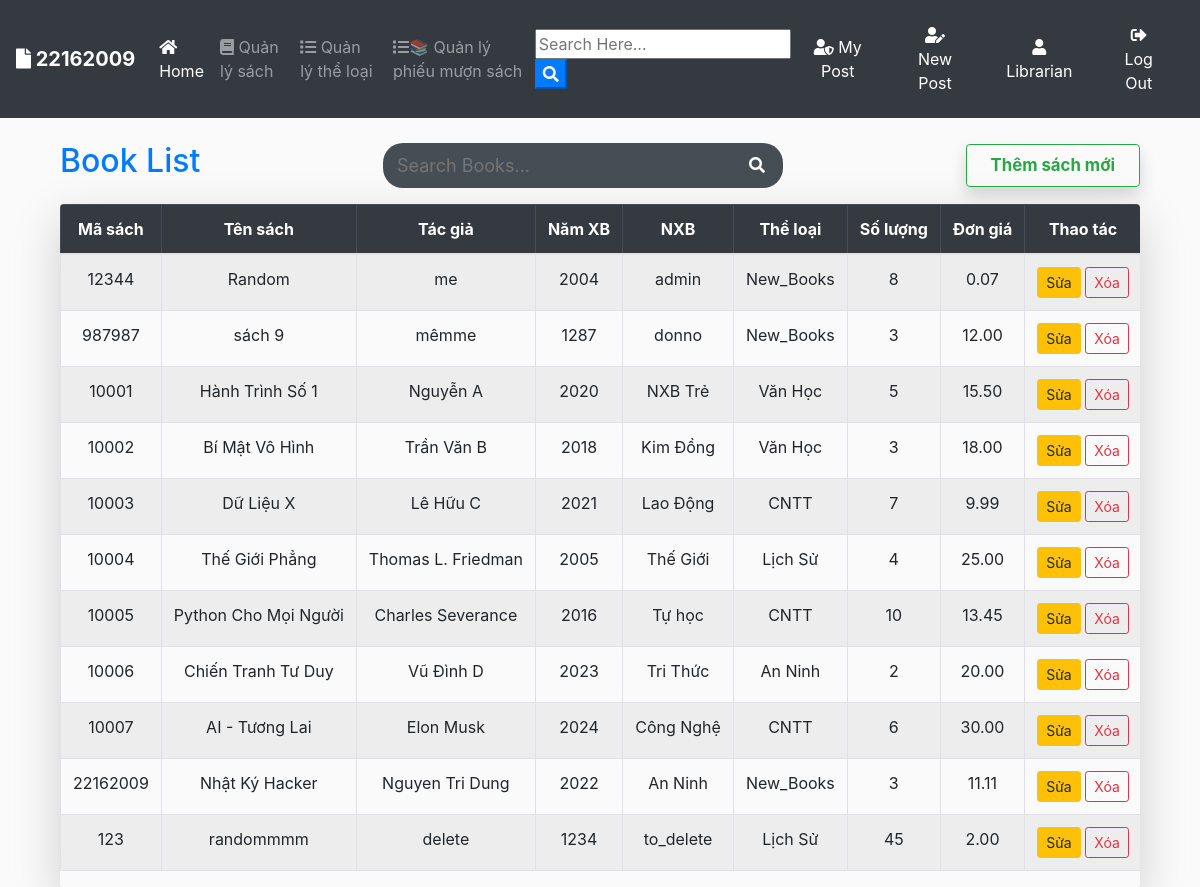
Page /book/books/ (signed in) on the committed database.
### users/models.py (models this page shows, shortened)
class CustomUser(AbstractUser):
    role = models.ForeignKey(Role, on_delete=models.SET_NULL, null=True)
    def __str__(self):
        return self.username
    def default_role():
        return Role.objects.get_or_create(name='Normal')[0]
    """ Mô hình người dùng tùy chỉnh """
    email = models.EmailField(unique=True)
    phone_number = models.CharField(max_length=15, unique=True, null=True, blank=True)  # Cho phép trống
    objects = CustomUserManager()  # Sử dụng CustomUserManager
    role = models.ForeignKey(Role, on_delete=models.SET_NULL, null=True, blank=True, default=default_role)

### books/models.py (models this page shows, shortened)
class Book(models.Model):
    code = models.CharField(max_length=20, unique=True)  # Mã số sách
    title = models.CharField(max_length=200)             # Tên sách
    author = models.CharField(max_length=100)            # Tác giả
    year = models.PositiveIntegerField()                 # Năm xuất bản
    publisher = models.CharField(max_length=100)         # Nhà xuất bản
    category = models.ForeignKey(Category, on_delete=models.SET_NULL, null=True)
    description = models.TextField(blank=True)           # Mô tả
    quantity = models.PositiveIntegerField()             # Số lượng
    price = models.DecimalField(max_digits=10, decimal_places=2)  # Đơn giá

class Category(models.Model):
    name = models.CharField(max_length=100)
    description = models.TextField(blank=True)

### books/views.py (the view)
# urls.py: path('books/', views.book_list, name='book_list'),
@user_passes_test(is_librarian)
def book_list(request):
    books = Book.objects.all()
    return render(request, 'books/book_list.html', {'books': books})

### books/views.py (called while the page is built)
def is_librarian(user):
    return hasattr(user, 'role') and user.role.name == 'Librarian'

### books/templates/books/book_list.html
{% extends "blog/base.html" %}
{% load static %}
{% block content %}
<link rel="stylesheet" href="{% static 'blog/table.css' %}">
<link rel="stylesheet" href="{% static 'blog/search_box.css' %}">
<div class="container mt-4">
  <div class="d-flex justify-content-between align-items-center mb-3">
    <h2 class="fw-bold text-primary">Book List</h2>
    <form id="searchform" action="{% url 'search_book' %}" method="get" class="search-box">
      <input type="text" name="q" type="text" value="{{ request.GET.q }}" placeholder="Search Books..." />
      <button type="button" onclick="searchform.submit()" class=" text-white my-color btn-primary"><i class="fa fa-search"></i></button>
    </form>
    <a href="{% url 'add_book' %}" class="btn btn-outline-success big-center-btn">Thêm sách mới</a>
  </div>
  <div class="table-responsive shadow-lg rounded">
    <table border="3" cellpadding="12" cellspacing="0"  class="table table-bordered table-striped align-middle text-center" >
      <thead class="table-dark">
        <tr>
          <th>Mã sách</th>
          <th>Tên sách</th>
          <th>Tác giả</th>
          <th>Năm XB</th>
          <th>NXB</th>
          <th>Thể loại</th>
          <th>Số lượng</th>
          <th>Đơn giá</th>
          <th>Thao tác</th>
        </tr>
      </thead>
      <tbody>
        {% for book in books %}
        <tr>
          <td>{{ book.code }}</td>
          <td>{{ book.title }}</td>
          <td>{{ book.author }}</td>
          <td>{{ book.year }}</td>
          <td>{{ book.publisher }}</td>
          <td>{{ book.category.name }}</td>
          <td>{{ book.quantity }}</td>
          <td>{{ book.price }}</td>
          <td>
            <a href="{% url 'edit_book' book.id %}" class="btn btn-sm btn-warning">Sửa</a>
            <a href="{% url 'delete_book' book.id %}" class="btn btn-sm btn-outline-danger" onclick="return confirm('Xóa sách này?');">Xóa</a>
          </td>
        </tr>
        {% empty %}
        <tr>
          <td colspan="9" class="text-center">Chưa có sách nào.</td>
        </tr>
        {% endfor %}
      </tbody>
    </table>
  </div>
</div>
{% endblock %}

### blog/templates/blog/base.html (shortened to what this page needs)
{% load static %}
<!doctype html>
<html lang="en">
  <head>
    <link rel="stylesheet" href="https://stackpath.bootstrapcdn.com/bootstrap/4.3.1/css/bootstrap.min.css">
    <link rel="stylesheet" href="https://use.fontawesome.com/releases/v5.8.1/css/all.css" >
    <link rel="stylesheet" href="{% static 'blog/test.css' %}">
</head>
  <body>
        <nav class="navbar navbar-expand-lg navbar-dark bg-dark">
                <a class="navbar-brand font-weight-bold" href="{% url 'blog-home' %}"><i class="fas fa-file"></i> 22162009</a>
                <div class="collapse navbar-collapse" id="navbarSupportedContent">
                  <ul class="navbar-nav mr-auto">
                    <li class="nav-item active">
                      <a class="nav-link" href="{% url 'blog-home' %}"><i class="fas fa-home"></i> Home <span class="sr-only">(current)</span></a>
                    </li>
                  </ul>
                  <ul class="navbar-nav mr-auto">
                    {% if user.is_authenticated and user.role.name == "Librarian" %}
                      <li class="nav-item">
                        <a class="nav-link" href="{% url 'book_list' %}"><i class="fas fa-book"></i> Quản lý sách</a>
                      </li>
                      <li class="nav-item">
                        <a class="nav-link" href="{% url 'category_list' %}"><i class="fas fa-list"></i> Quản lý thể loại</a>
                      </li>
                    {% endif %}
                    {% if user.is_authenticated and user.role.name in 'Staff,Teacher,Librarian' %}
                      <li class="nav-item"><a class="nav-link" href="{% url 'borrow_slip_list' %}"><i class="fas fa-list"></i>📚 Quản lý phiếu mượn sách</a></li>
                    {% endif %}
                  </ul>
                  <form id="searchform" action="{% url 'search' %}" method="get">
                    <input type="text" name="q" type="text" value="{{ request.GET.q }}" placeholder="Search Here..." />
                    <button type="button" onclick="searchform.submit()" class=" text-white my-color btn-primary"><i class="fa fa-search"></i></button>
                  </form>
                    {% if user.is_authenticated %}
                    <a href="{% url 'user-posts' user %}" class="btn text-white m-2"><i class="fas fa-user-shield"></i> My Post</a>
                    <a href="{% url 'post-create' %} " class="btn text-white m-2"><i class="fas fa-user-edit"></i> New Post</a>
                    <a href="{% url 'profile' %} " class="btn text-white m-2"><i class="fas fa-user"></i> {{ user.username }}</a>
                    <a href="{% url 'login' %} " class="btn text-white m-2"><i class="fas fa-sign-out-alt"></i> Log Out</a>
                    {% else %}
                    <a href="{% url 'login' %} " class="btn text-white m-2"><i class="fas fa-user-tie"></i> Log In</a>
                    <a href="{% url 'register' %} " class="btn text-white m-2"> <i class="fas fa-sign-in-alt"></i> Sign Up</a>
                    {% endif %}
                </div>
              </nav>
      <div class="container my-bg">
    {% block content %}
    {% endblock  %}
</div>
  </body>
</html>

### blog/static/blog/test.css (style rules this page uses)
body { background: #fafafa; color: #333333; margin-top: 0; }
h1, h2, h3, h4, h5, h6 { color: #444444; }
ul { margin: 0; }
.d-flex { display: flex; }

### blog/static/blog/table.css (style rules this page uses)
html, body, .intro { height: 100%; }
table td, table th { text-overflow: ellipsis; white-space: nowrap; overflow: hidden; }
thead th { color: #fff; }
thead { top: 0; position: sticky; z-index: 1; background-color: #666363; }
.big-center-btn { display: flex; align-items: center; justify-content: center; font-weight: bold; font-size: 1.05rem; padding: 0.5rem 1.5rem; box-shadow: 0 0.5rem 1rem rgba(0,0,0,0.15); }

### blog/static/blog/search_box.css (style rules this page uses)
.search-box { display: flex; align-items: center; background-color: #454d55; border-radius: 20px; padding: 8px 12px; width: 100%; max-width: 400px; margin: 0 auto; position: relative; }
.search-box input[type="text"] { flex: 1; background-color: transparent; border: none; outline: none; color: white; font-size: 18px; }
.search-box button { background: none; border: none; color: #bbb; font-size: 16px; cursor: pointer; }

### rows in the picture
CustomUser: username "Librarian"
Book: code "12344", title "Random", author "me", year "2004", publisher "admin", category.name "New_Books", quantity "8", price "0.07"
Book: code "987987", title "sách 9", author "mêmme", year "1287", publisher "donno", category.name "New_Books", quantity "3", price "12.00"
Book: code "10001", title "Hành Trình Số 1", author "Nguyễn A", year "2020", publisher "NXB Trẻ", category.name "Văn Học", quantity "5", price "15.50"
Book: code "10002", title "Bí Mật Vô Hình", author "Trần Văn B", year "2018", publisher "Kim Đồng", category.name "Văn Học", quantity "3", price "18.00"
Book: code "10003", title "Dữ Liệu X", author "Lê Hữu C", year "2021", publisher "Lao Động", category.name "CNTT", quantity "7", price "9.99"
Book: code "10004", title "Thế Giới Phẳng", author "Thomas L. Friedman", year "2005", publisher "Thế Giới", category.name "Lịch Sử", quantity "4", price "25.00"
Book: code "10005", title "Python Cho Mọi Người", author "Charles Severance", year "2016", publisher "Tự học", category.name "CNTT", quantity "10", price "13.45"
Book: code "10006", title "Chiến Tranh Tư Duy", author "Vũ Đình D", year "2023", publisher "Tri Thức", category.name "An Ninh", quantity "2", price "20.00"
Book: code "10007", title "AI - Tương Lai", author "Elon Musk", year "2024", publisher "Công Nghệ", category.name "CNTT", quantity "6", price "30.00"
Book: code "22162009", title "Nhật Ký Hacker", author "Nguyen Tri Dung", year "2022", publisher "An Ninh", category.name "New_Books", quantity "3", price "11.11"
Book: code "123", title "randommmm", author "delete", year "1234", publisher "to_delete", category.name "Lịch Sử", quantity "45", price "2.00"
